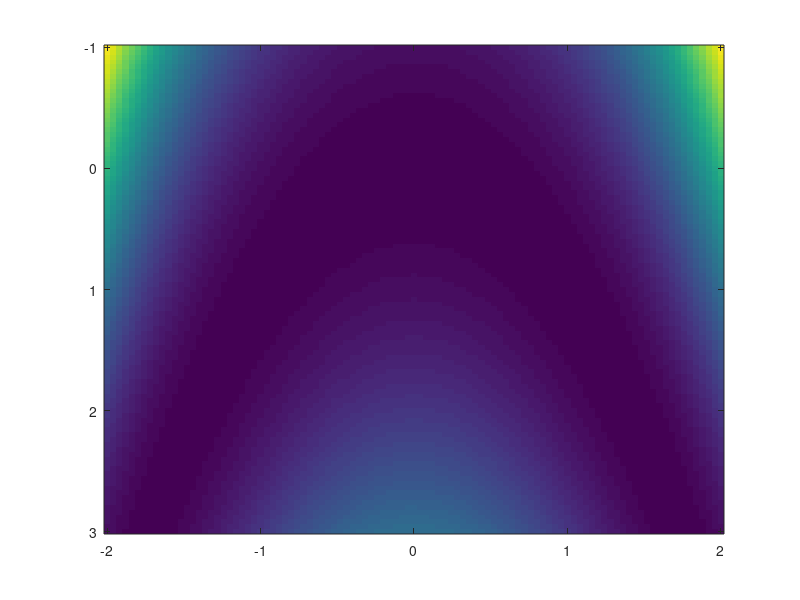

Write MATLAB code to recreate this figure. (Note: this script raises an error after producing the figure.)
clear;

anonrosen = @(x)(100*(x(2,:) - x(1,:).^2).^2 + (1-x(1,:)).^2);

x = linspace(-2,2,101);
y = linspace(-1,3,101);
[X2,X1] = ndgrid(y,x);
F = zeros(size(X1));
F(:) = anonrosen([X1(:) X2(:)].');
imagesc(x,y,F);

x0 = [-1;2];
% options = optimoptions(@fminunc,'Algorithm','quasi-newton');
[x, fval] = nlopt.fminunc(anonrosen,x0);

hold on
plot(x0(1),x0(2),'xk','MarkerFaceColor','k')
plot(x(1),x(2),'ok','MarkerFaceColor','k')
hold off
